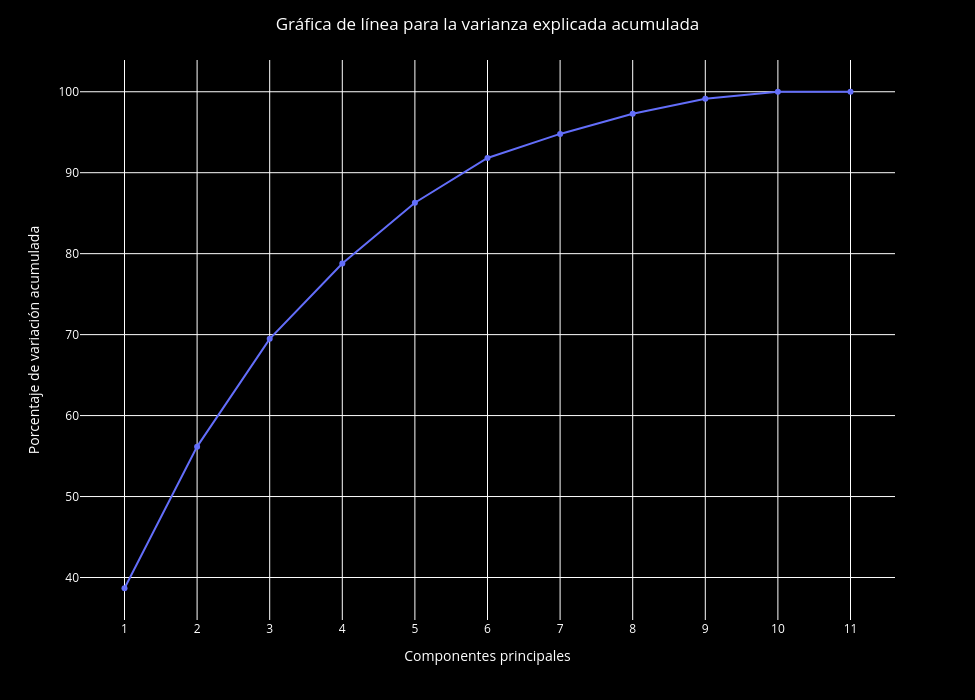

The notebook cell saved with this chart:
### Markdown cell above
Visualizamos cómo la varianza explicada acumulada aumenta con cada componente principal, para determinar cuántos componentes son necesarios para explicar la mayor parte de la variabilidad en los datos.

### Code cell
fig = px.line(cum_var_exp_df, x='Componente', y='Varianza explicada acumulada', markers=True)

fig.update_layout(
    title={'text' : "Gráfica de línea para la varianza explicada acumulada", 'x': 0.5},
    xaxis_title="Componentes principales",
    yaxis_title="Porcentaje de variación acumulada",
    width=975,
    height=700,
    plot_bgcolor='black',
    paper_bgcolor='black',
    font=dict(color='white')
)

fig.update_xaxes(tickvals=cum_var_exp_df['Componente'])

fig.show()

### Figure 1 — Plotly figure (JSON) as saved in the notebook; plotly's stock layout.template omitted (floating-point values rounded to 4 significant figures)
{"data": [{"hovertemplate": "Componente=%{x}<br>Varianza explicada acumulada=%{y}<extra></extra>", "legendgroup": "", "line": {"color": "#636efa", "dash": "solid"}, "marker": {"symbol": "circle"}, "mode": "lines+markers", "name": "", "orientation": "v", "showlegend": false, "type": "scatter", "x": [1, 2, 3, 4, 5, 6, 7, 8, 9, 10, 11], "xaxis": "x", "y": [38.67, 56.17, 69.48, 78.78, 86.29, 91.82, 94.79, 97.28, 99.15, 100.0, 100.0], "yaxis": "y"}], "layout": {"font": {"color": "white"}, "height": 700, "legend": {"tracegroupgap": 0}, "margin": {"t": 60}, "paper_bgcolor": "black", "plot_bgcolor": "black", "title": {"text": "Gráfica de línea para la varianza explicada acumulada", "x": 0.5}, "width": 975, "xaxis": {"anchor": "y", "domain": [0, 1], "tickvals": [1, 2, 3, 4, 5, 6, 7, 8, 9, 10, 11], "title": {"text": "Componentes principales"}}, "yaxis": {"anchor": "x", "domain": [0, 1], "title": {"text": "Porcentaje de variación acumulada"}}}}
